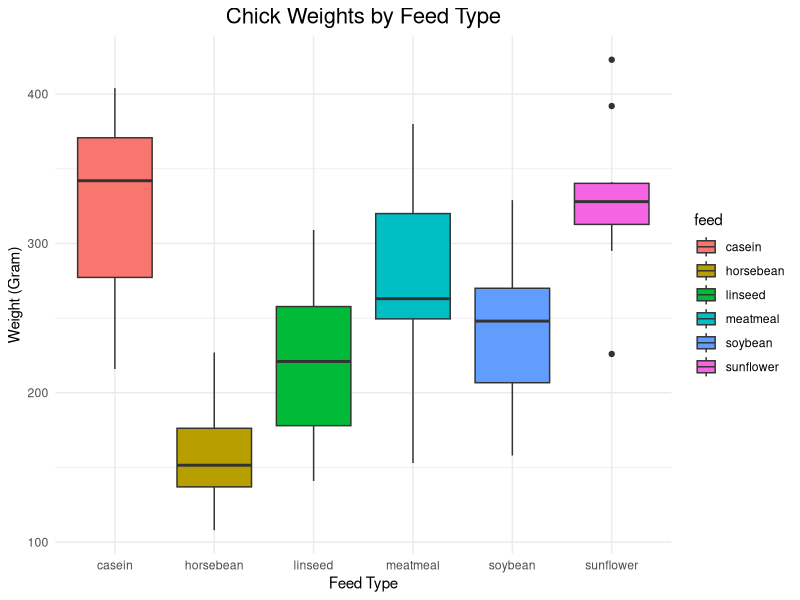
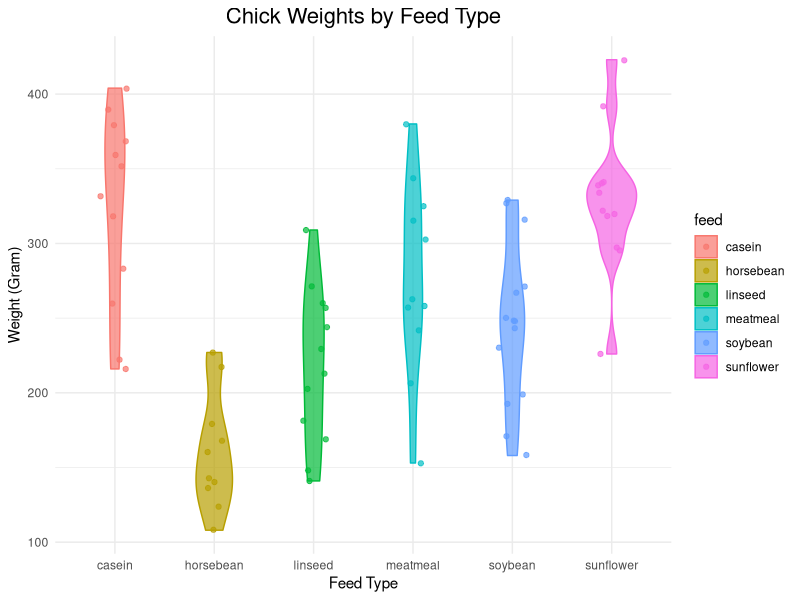

These figures' R source, in order:
## ---- chunk 1
knitr::opts_chunk$set(echo = TRUE)
## ---- chunk 2
data(chickwts) # Load the chickwts dataset
library(ggplot2) # Load ggplot2
## ---- chunk 3
t.conf.int <- function(x, conf.level = 0.95) {
  n <- length(x) # Sample size
  alpha <- 1 - conf.level # Confidence level
  df <- n - 1 # Degrees of freedom
  t_score <- qt(1 - alpha / 2, df) # t-score
  
  mean <- mean(x) # Sample mean
  std <- sd(x) # Sample standard deviation
  err.margin <- t_score * (std / sqrt(n)) # Margin of error
  
  lwr.CI <- mean - err.margin  # Lower bound of the confidence interval
  upr.CI <- mean + err.margin  # Upper bound of the confidence interval
  
  # Return vector
  result <- c(
    lwr.CI = lwr.CI,
    upr.CI = upr.CI,
    mean = mean,
    err.margin = err.margin,
    conf.level = conf.level
  )
  
  return(result)
}
## ---- chunk 4
# Test the function:
set.seed(5761)
data <- rnorm(30, mean = 0, sd = 1)
confidence_interval <- t.conf.int(data, conf.level = 0.85)
print(confidence_interval)
## ---- chunk 5
# Create a list of chick weights by feed type
chick_weights_by_feed <- split(chickwts$weight, chickwts$feed)

chick_weights_by_feed
## ---- chunk 6
horsebean_weights <- chick_weights_by_feed$horsebean

# Calculate the 95% confidence interval
confidence_interval <- t.conf.int(horsebean_weights)
confidence_interval
## ---- chunk 7
# Calculate the adjusted confidence level
alpha_adjusted <- 0.05 / 6 # Bonferroni correction
conf_level_adjusted <- 1 - alpha_adjusted

# Calculate simultaneous confidence intervals using lapply
confidence_intervals_lapply <- lapply(chick_weights_by_feed, function(weights) {
  t.conf.int(weights, conf.level = conf_level_adjusted)
})

# Print the confidence intervals
print(confidence_intervals_lapply)

# Calculate simultaneous confidence intervals using sapply
confidence_intervals_sapply <- sapply(chick_weights_by_feed, function(weights) {
  t.conf.int(weights, conf.level = conf_level_adjusted)
})

# Print the confidence intervals
print(confidence_intervals_sapply)
## ---- chunk 8
# Create the ggplot object
p <- ggplot(chickwts, aes(x = feed, y = weight, fill = feed)) +
  geom_boxplot() + # Create boxplots
  labs(title = "Chick Weights by Feed Type", x = "Feed Type", y = "Weight (Gram)") + # Add title and axis labels
  theme_minimal() + # Choose a plot theme
  theme(plot.title = element_text(hjust = 0.5, size = 16))

print(p)
## ---- chunk 9
# Create the ggplot object
p <- ggplot(chickwts, aes(x = feed, y = weight, fill = feed, color = feed)) +
  geom_violin(alpha = 0.7, width = 0.5) + # Create a violin plot
  geom_jitter(alpha = 0.7, width = 0.15) + # Add jittered points
  labs(title = "Chick Weights by Feed Type", x = "Feed Type", y = "Weight (Gram)") +  # Add title and axis labels
  theme_minimal() + # Choose a plot theme
  theme(plot.title = element_text(hjust = 0.5, size = 16))

# Display the plot
print(p)
